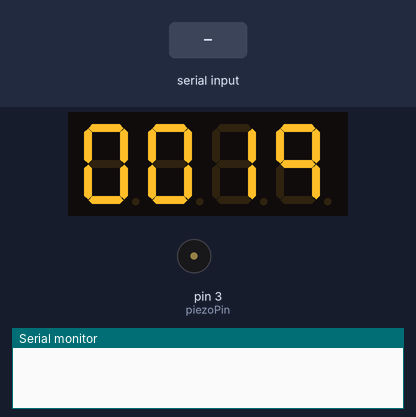
Bench run of a sketch on a simulated Arduino Mega 2560, built with avr-gcc and run on an emulated ATmega2560. Parts: 4-digit seven-segment display, buzzer (waves = sounding), the last lines printed to the serial monitor. Wiring (inferred from the names in the program): 4-digit 7-segment display, segments lit when HIGH: segments pin 45, pin 43, pin 41, pin 39, pin 37, pin 35, pin 33, pin 31; digit selects pin 53, pin 51, pin 49, pin 47. The inputs (shaded band) are chosen by the test bench. The segment pins are drawn as the display they are named for.

Above: at 1.2 s.
1.3 s: "O" received over the second serial link
At 1.9 s:
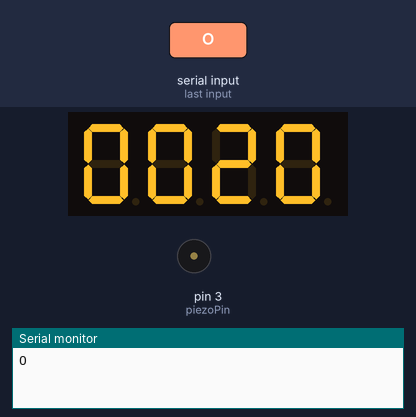
At 21.48 s:
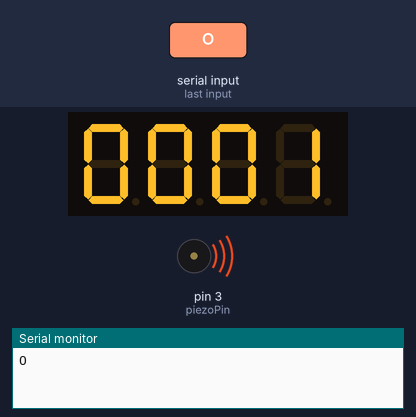
Timing chart, 0 to 21.6 s (numbered marks = the images above; inputs shaded):
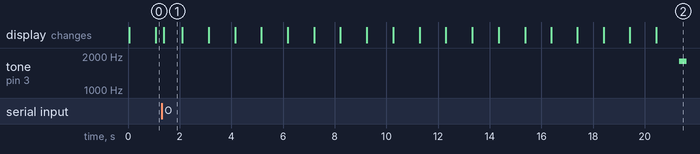

Measured:
- what the display in image 1 shows lasts 0.7 s, from 1.4 s to 2.1 s

The sketch:

master.ino
```cpp
int piezoPin = 3;
unsigned long time_prev, time_previous, time_current;
int minutes=0,seconds=20;

byte patterns[]{
  0xFC,0x60,0xDA,0xF2,0x66,0xB6,0xBE,0xE4,0xFE,0xE6
};
int digit_select_pin[]= {53,51,49,47};
int segment_pin[]={45,43,41,39,37,35,33,31};
int SEGMENT_DELAY=5;

void setup() {
  // put your setup code here, to run once:
  for(int i=0;i<4;i++){
    pinMode(digit_select_pin[i],OUTPUT);
  }for(int i=0;i<8;i++){
    pinMode(segment_pin[i],OUTPUT);
  }
  Serial.begin(9600);
  Serial1.begin(9600);
  pinMode(piezoPin, OUTPUT);
  time_previous=millis();
  time_prev = millis();
}

void show_digit(int pos,int number){
  for(int i=0;i<4;i++){
    if(i+1==pos)
      digitalWrite(digit_select_pin[i],LOW);
    else
      digitalWrite(digit_select_pin[i],HIGH);
  }
  for(int i=0;i<8;i++){
    boolean on_off=bitRead(patterns[number],7-i);
    digitalWrite(segment_pin[i],on_off);
  }

}

void show_4_digit(int number){

  number=number%10000;
  int thousands=number/1000;
  number=number%1000;
  int hundreads=number/100;
  number=number%100;
  int tens=number/10;
  int ones=number%10;

  show_digit(1,thousands);
  delay(SEGMENT_DELAY);
  show_digit(2,hundreads);
  delay(SEGMENT_DELAY);
  show_digit(3,tens);
  delay(SEGMENT_DELAY);
  show_digit(4,ones);
  delay(SEGMENT_DELAY);
}

void loop() {
  if(Serial1.available() > 0){
    char c = Serial1.read();
    if(c == 'O') {
      Serial.println(c);

      time_current = millis();
      time_prev = time_current;

      minutes=0;
      seconds=20;
    }
  }
  time_current = millis();

  if (time_current - time_prev >= 20000) {
    for(int freq = 150; freq <=1800; freq = freq + 2) {
      tone(piezoPin, freq, 10);
    }
    for(int freq = 1800; freq <=150; freq = freq - 2) {
      tone(piezoPin, freq, 10);
    }
  }
  // put your main code here, to run repeatedly:

  time_current=millis();
  if(time_current-time_previous>=1000){
    time_previous=time_current;
    seconds--;
    if(seconds==0){
      //seconds=0;
      minutes--;
    }
    if(minutes==60) minutes=0;
  }
  show_4_digit(minutes*100+seconds);
}
```
